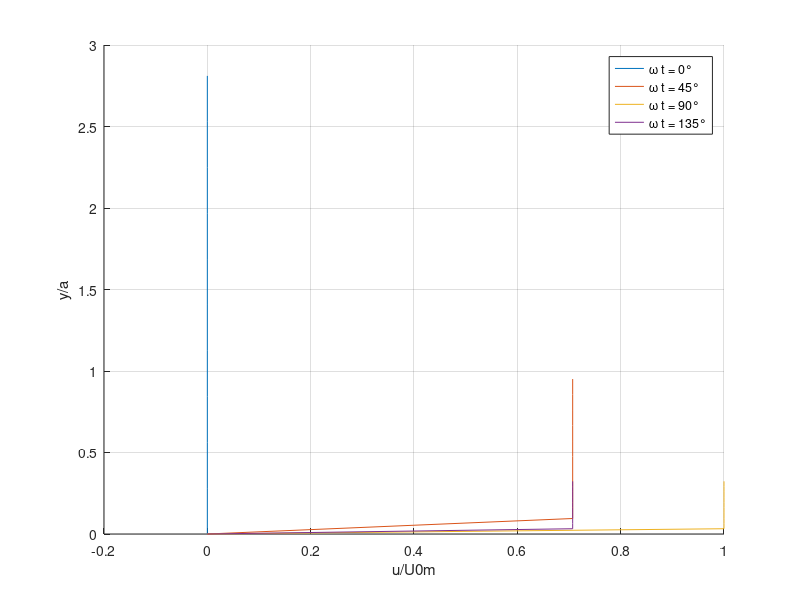

Recreate this plot in MATLAB.
clc; clear; close all;

%% Load case info
load('CaseInfo.mat')
T = CaseInfo(1).T;
nu = 1.14e-6;
wt = [0 45 90 135]; 

%% Load RANS model
load('out_MatRANS_case1.mat') % Make sure its correct

%% Laminar theory solution 

t = 0:0.1:1; % idk about this check
y = 0:0.1:1;


figure;
hold on;
for i = 1:4
    % input velocity
    U_0 = CaseInfo(i).U0m *sin(2*pi/T*t); % eqn 10.20

    % Boundary condtions:
    % at y= inf u = U_0
    % at y = 0 u = 0;

    omega = 2*pi/T;
    a = CaseInfo(i).U0m/omega; % eqn 5.16
    delta = a * 3*pi/4*(2/CaseInfo(i).Re)^(0.5); % eqn 5.15
    delta_1 = 4/(3*pi)*delta; %  eqn 5.14

    u_theory = zeros(size(y)); 
    for j = 1:length(y)
        u_theory(j) = CaseInfo(i).U0m * sin(deg2rad(wt(i))) - CaseInfo(i).U0m * exp(-y(j) / delta_1) * sin(deg2rad(wt(i)) - y(j) / delta_1); % eqn 5.12
    end
    
    plot( u_theory/CaseInfo(i).U0m,y/a, 'DisplayName', ['\omega t = ' num2str(wt(i)) '°']);
end

ylabel('y/a');
xlabel('u/U0m');
%title('Velocity Profile for Laminar Flow at Different Phases');
legend show;
grid on;
hold off;